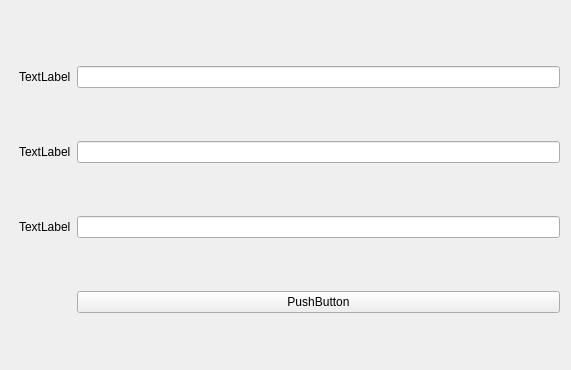
<?xml version="1.0" encoding="UTF-8"?>
<ui version="4.0">
 <class>MainWindow</class>
 <widget class="QMainWindow" name="MainWindow">
  <property name="geometry">
   <rect>
    <x>0</x>
    <y>0</y>
    <width>571</width>
    <height>370</height>
   </rect>
  </property>
  <property name="windowTitle">
   <string>MainWindow</string>
  </property>
  <widget class="QWidget" name="centralwidget">
   <widget class="QWidget" name="gridLayoutWidget">
    <property name="geometry">
     <rect>
      <x>19</x>
      <y>19</y>
      <width>541</width>
      <height>341</height>
     </rect>
    </property>
    <layout class="QGridLayout" name="gridLayout">
     <item row="1" column="1">
      <widget class="QLineEdit" name="lineEdit_2"/>
     </item>
     <item row="0" column="1">
      <widget class="QLineEdit" name="lineEdit"/>
     </item>
     <item row="0" column="0">
      <widget class="QLabel" name="label">
       <property name="text">
        <string>TextLabel</string>
       </property>
      </widget>
     </item>
     <item row="2" column="1">
      <widget class="QLineEdit" name="lineEdit_3"/>
     </item>
     <item row="1" column="0">
      <widget class="QLabel" name="label_2">
       <property name="text">
        <string>TextLabel</string>
       </property>
      </widget>
     </item>
     <item row="2" column="0">
      <widget class="QLabel" name="label_3">
       <property name="text">
        <string>TextLabel</string>
       </property>
      </widget>
     </item>
     <item row="3" column="1">
      <widget class="QPushButton" name="pushButton">
       <property name="text">
        <string>PushButton</string>
       </property>
      </widget>
     </item>
    </layout>
   </widget>
  </widget>
 </widget>
 <resources/>
 <connections/>
</ui>
